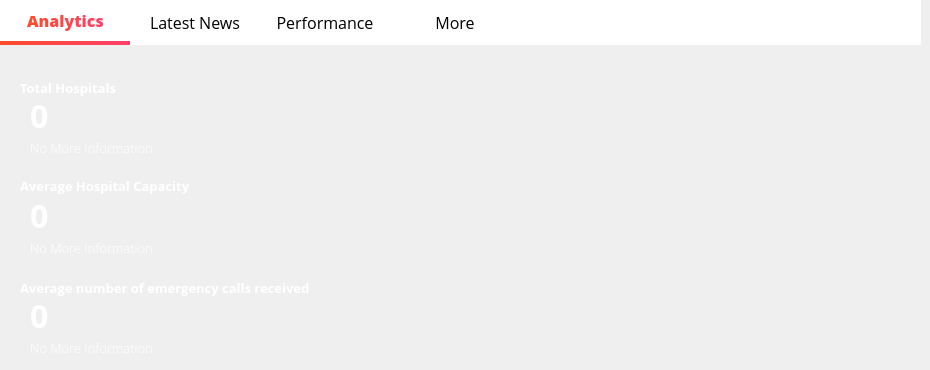
      <widget class="QWidget" name="Analytics">
       <property name="styleSheet">
        <string notr="true">
QLabel{
color: rgb(255, 255, 255);
background-color: transparent;
}
</string>
       </property>
       <widget class="QLabel" name="label_34">
        <property name="geometry">
         <rect>
          <x>20</x>
          <y>80</y>
          <width>141</width>
          <height>16</height>
         </rect>
        </property>
        <property name="font">
         <font>
          <family>Open Sans</family>
          <pointsize>10</pointsize>
          <weight>75</weight>
          <bold>true</bold>
         </font>
        </property>
        <property name="styleSheet">
         <string notr="true"/>
        </property>
        <property name="text">
         <string>Total Hospitals</string>
        </property>
       </widget>
       <widget class="QLabel" name="label_total_hospitals">
        <property name="geometry">
         <rect>
          <x>30</x>
          <y>100</y>
          <width>181</width>
          <height>31</height>
         </rect>
        </property>
        <property name="font">
         <font>
          <family>Open Sans</family>
          <pointsize>24</pointsize>
          <weight>75</weight>
          <bold>true</bold>
         </font>
        </property>
        <property name="styleSheet">
         <string notr="true"/>
        </property>
        <property name="text">
         <string>0</string>
        </property>
       </widget>
       <widget class="QLabel" name="label_38">
        <property name="geometry">
         <rect>
          <x>30</x>
          <y>140</y>
          <width>131</width>
          <height>16</height>
         </rect>
        </property>
        <property name="font">
         <font>
          <family>Open Sans Light</family>
          <pointsize>10</pointsize>
          <weight>50</weight>
          <bold>false</bold>
         </font>
        </property>
        <property name="styleSheet">
         <string notr="true">color: rgb(255, 255, 255);</string>
        </property>
        <property name="text">
         <string>No More Information</string>
        </property>
       </widget>
       <widget class="QLabel" name="label_39">
        <property name="geometry">
         <rect>
          <x>20</x>
          <y>175</y>
          <width>231</width>
          <height>21</height>
         </rect>
        </property>
        <property name="font">
         <font>
          <family>Open Sans</family>
          <pointsize>10</pointsize>
          <weight>75</weight>
          <bold>true</bold>
         </font>
        </property>
        <property name="styleSheet">
         <string notr="true">color: rgb(255, 255, 255);</string>
        </property>
        <property name="text">
         <string>Average Hospital Capacity</string>
        </property>
       </widget>
       <widget class="QLabel" name="label_average_hospitalcapacity">
        <property name="geometry">
         <rect>
          <x>30</x>
          <y>200</y>
          <width>111</width>
          <height>31</height>
         </rect>
        </property>
        <property name="font">
         <font>
          <family>Open Sans</family>
          <pointsize>24</pointsize>
          <weight>75</weight>
          <bold>true</bold>
         </font>
        </property>
        <property name="styleSheet">
         <string notr="true">color: rgb(255, 255, 255);</string>
        </property>
        <property name="text">
         <string>0</string>
        </property>
       </widget>
       <widget class="QLabel" name="label_44">
        <property name="geometry">
         <rect>
          <x>20</x>
          <y>280</y>
          <width>401</width>
          <height>16</height>
         </rect>
        </property>
        <property name="font">
         <font>
          <family>Open Sans</family>
          <pointsize>10</pointsize>
          <weight>75</weight>
          <bold>true</bold>
         </font>
        </property>
        <property name="styleSheet">
         <string notr="true">color: rgb(255, 255, 255);</string>
        </property>
        <property name="text">
         <string>Average number of emergency calls received </string>
        </property>
       </widget>
       <widget class="QLabel" name="label_48">
        <property name="geometry">
         <rect>
          <x>30</x>
          <y>300</y>
          <width>111</width>
          <height>31</height>
         </rect>
        </property>
        <property name="font">
         <font>
          <family>Open Sans</family>
          <pointsize>24</pointsize>
          <weight>75</weight>
          <bold>true</bold>
         </font>
        </property>
        <property name="styleSheet">
         <string notr="true">color: rgb(255, 255, 255);</string>
        </property>
        <property name="text">
         <string>0</string>
        </property>
       </widget>
       <widget class="QWidget" name="widget_3" native="true">
        <property name="geometry">
         <rect>
          <x>0</x>
          <y>0</y>
          <width>921</width>
          <height>45</height>
         </rect>
        </property>
        <property name="styleSheet">
         <string notr="true">QWidget{
background-color: rgb(255, 255, 255);
}
QPushButton {
    border: none;
    padding: 5px 10px;
    font-size: 16px;
    font-weight: normal;
    color: black;
}

QPushButton:checked {
    border-bottom: 4px solid qlineargradient(x1:0, y1:0, x2:1, y2:0, stop:0 #FF4B2B, stop:1 #FF416C);
    border-right: none;
    border-top: none;
    color: qlineargradient(x1:0, y1:0, x2:1, y2:0, stop:0 #FF4B2B, stop:1 #FF416C);
    font-weight: 700;
}

QPushButton:hover {
    background-color: qlineargradient(x1:0, y1:0, x2:1, y2:0, stop:0 #f2f2f2, stop:1 #e6e6e6);
}</string>
        </property>
        <widget class="QPushButton" name="pushButton_27">
         <property name="enabled">
          <bool>false</bool>
         </property>
         <property name="geometry">
          <rect>
           <x>0</x>
           <y>0</y>
           <width>131</width>
           <height>45</height>
          </rect>
         </property>
         <property name="font">
          <font>
           <family>Open Sans</family>
           <pointsize>-1</pointsize>
           <weight>50</weight>
           <bold>false</bold>
          </font>
         </property>
         <property name="cursor">
          <cursorShape>ArrowCursor</cursorShape>
         </property>
         <property name="styleSheet">
          <string notr="true"/>
         </property>
         <property name="text">
          <string>Analytics</string>
         </property>
         <property name="checkable">
          <bool>true</bool>
         </property>
         <property name="checked">
          <bool>true</bool>
         </property>
        </widget>
        <widget class="QPushButton" name="pushButton_28">
         <property name="geometry">
          <rect>
           <x>130</x>
           <y>0</y>
           <width>130</width>
           <height>45</height>
          </rect>
         </property>
         <property name="font">
          <font>
           <family>Open Sans</family>
           <pointsize>-1</pointsize>
           <weight>50</weight>
           <bold>false</bold>
          </font>
         </property>
         <property name="cursor">
          <cursorShape>PointingHandCursor</cursorShape>
         </property>
         <property name="styleSheet">
          <string notr="true"/>
         </property>
         <property name="text">
          <string>Latest News</string>
         </property>
         <property name="checkable">
          <bool>false</bool>
         </property>
        </widget>
        <widget class="QPushButton" name="pushButton_29">
         <property name="geometry">
          <rect>
           <x>260</x>
           <y>0</y>
           <width>130</width>
           <height>45</height>
          </rect>
         </property>
         <property name="font">
          <font>
           <family>Open Sans</family>
           <pointsize>-1</pointsize>
           <weight>50</weight>
           <bold>false</bold>
          </font>
         </property>
         <property name="cursor">
          <cursorShape>PointingHandCursor</cursorShape>
         </property>
         <property name="styleSheet">
          <string notr="true"/>
         </property>
         <property name="text">
          <string>Performance</string>
         </property>
        </widget>
        <widget class="QPushButton" name="pushButton_30">
         <property name="geometry">
          <rect>
           <x>390</x>
           <y>0</y>
           <width>130</width>
           <height>45</height>
          </rect>
         </property>
         <property name="font">
          <font>
           <family>Open Sans</family>
           <pointsize>-1</pointsize>
           <weight>50</weight>
           <bold>false</bold>
          </font>
         </property>
         <property name="cursor">
          <cursorShape>PointingHandCursor</cursorShape>
         </property>
         <property name="styleSheet">
          <string notr="true"/>
         </property>
         <property name="text">
          <string>More</string>
         </property>
        </widget>
       </widget>
       <widget class="QWidget" name="chart" native="true">
        <property name="geometry">
         <rect>
          <x>430</x>
          <y>70</y>
          <width>451</width>
          <height>291</height>
         </rect>
        </property>
       </widget>
       <widget class="QLabel" name="label_40">
        <property name="geometry">
         <rect>
          <x>30</x>
          <y>240</y>
          <width>131</width>
          <height>16</height>
         </rect>
        </property>
        <property name="font">
         <font>
          <family>Open Sans Light</family>
          <pointsize>10</pointsize>
          <weight>50</weight>
          <bold>false</bold>
         </font>
        </property>
        <property name="styleSheet">
         <string notr="true">color: rgb(255, 255, 255);</string>
        </property>
        <property name="text">
         <string>No More Information</string>
        </property>
       </widget>
       <widget class="QLabel" name="label_41">
        <property name="geometry">
         <rect>
          <x>30</x>
          <y>340</y>
          <width>131</width>
          <height>16</height>
         </rect>
        </property>
        <property name="font">
         <font>
          <family>Open Sans Light</family>
          <pointsize>10</pointsize>
          <weight>50</weight>
          <bold>false</bold>
         </font>
        </property>
        <property name="styleSheet">
         <string notr="true">color: rgb(255, 255, 255);</string>
        </property>
        <property name="text">
         <string>No More Information</string>
        </property>
       </widget>
      </widget>
